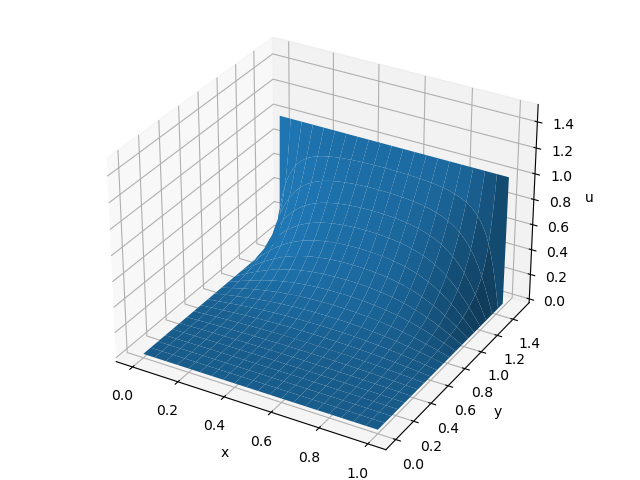

This figure's Python source:
# python 3.8.13
# question1.py

# Created on Dec 11 09:32:56 2022
# version: 1.0
# @author: yinchaoyang
# --- utf-8 ---

# Use the relaxation method to solve the poisson equation 
#   \nabla^2 phi(x, y) = -rho(x, y) / epsilon_0
# with the rectangular geometry boundary condition.
# In question1, rho(x, y) = 0, phi(0, y) = phi(l_x, y) = phi(x, 0) = 0, phi(x, l_y) = 1

import numpy as np
import matplotlib.pyplot as plt
from mpl_toolkits.mplot3d import Axes3D

# Domain
L = 1.
n = 101
h = L/(n-1)
x = np.linspace(0, L, n)
y = np.linspace(0, 1.5*L, int(1.5 * n))
X,Y = np.meshgrid(x, y)
max_iter = 1000 # the number of iteration

# Source term
rho = np.zeros((int(1.5 * n), n))
        
# Initial
u0 = np.zeros((int(1.5 * n), n))
u0[-1,:] = 1

#Gauss-Seidel Iteration Method
def gauss_seidel(u,f,h):
    u_n = u.copy()
    iter = 0
    
    while iter < max_iter:
        for i in range(1, int(1.5 * n)-1):
            for j in range(1, n-1):
                u_n[i,j] = 0.25*(u_n[i+1,j] + u_n[i-1,j] + u_n[i,j+1] + u_n[i,j-1] - f[i,j]*h*h)
        iter = iter + 1
    
    return u_n


# Plot
fig = plt.figure()
ax = Axes3D(fig)
u_n = gauss_seidel(u0, rho, h)
ax.plot_surface(X,Y,u_n,rstride=5,cstride=5)
ax.set_xlabel('x')
ax.set_ylabel('y')
ax.set_zlabel('u')
ax.set_zlim3d(bottom=0, top=1.5)
plt.show()
